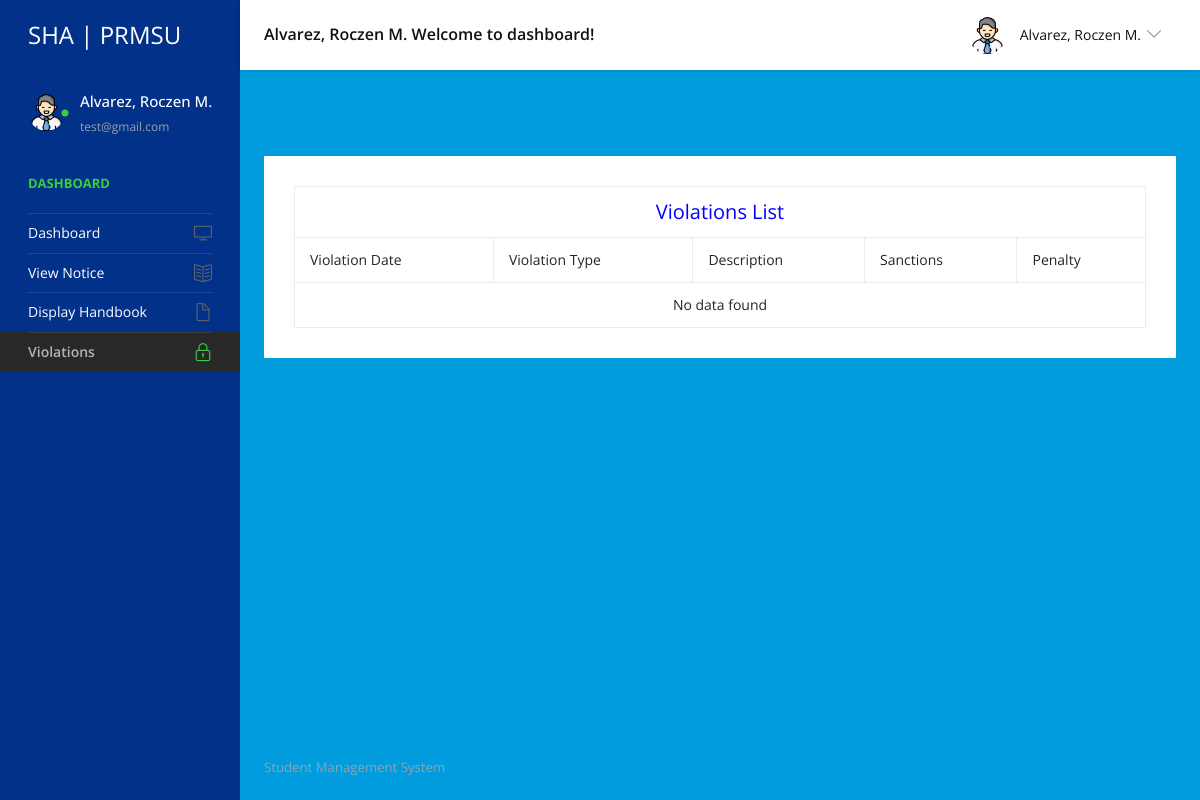
The app's page /user/violations.php (signed in), older data.
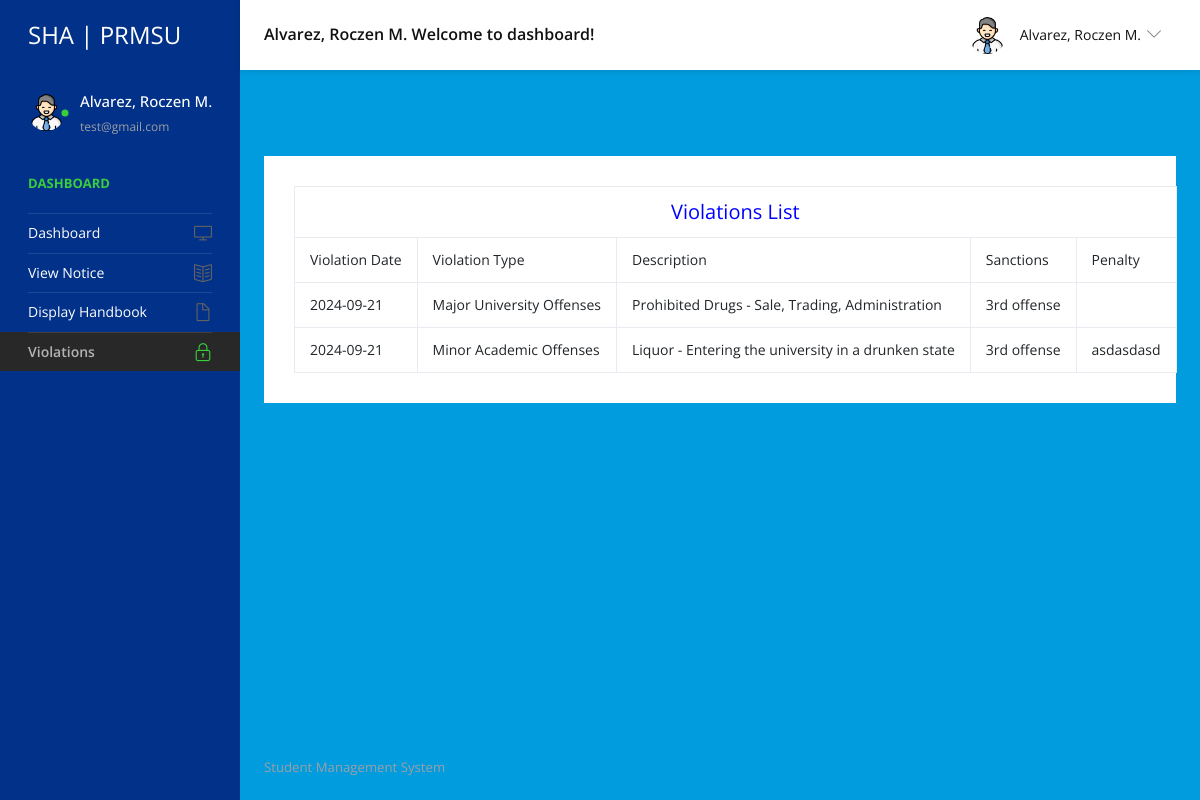
The same page, newer data.
### tables this page shows
CREATE TABLE `tblstudent` (
  `ID` int(10) NOT NULL,
  `StudentName` varchar(200) DEFAULT NULL,
  `StudentEmail` varchar(200) DEFAULT NULL,
  `StudentClass` varchar(100) DEFAULT NULL,
  `Gender` varchar(50) DEFAULT NULL,
  `DOB` date DEFAULT NULL,
  `StuID` varchar(200) DEFAULT NULL,
  `FatherName` mediumtext DEFAULT NULL,
  `MotherName` mediumtext DEFAULT NULL,
  `ContactNumber` bigint(10) DEFAULT NULL,
  `AltenateNumber` bigint(10) DEFAULT NULL,
  `Address` mediumtext DEFAULT NULL,
  `UserName` varchar(200) DEFAULT NULL,
  `Password` varchar(200) DEFAULT NULL,
  `Image` varchar(200) DEFAULT NULL,
  `DateofAdmission` timestamp NULL DEFAULT current_timestamp(),
  `verify` int(11) NOT NULL,
  `isReading` tinyint(1) NOT NULL,
  `last_seen` datetime DEFAULT current_timestamp()
);

CREATE TABLE `violations` (
  `id` int(11) NOT NULL,
  `student_id` int(11) NOT NULL,
  `violation_date` date NOT NULL,
  `violation_type` varchar(255) NOT NULL,
  `description` text DEFAULT NULL,
  `severity` int(11) NOT NULL,
  `penalty` varchar(255) DEFAULT NULL,
  `created_at` timestamp NOT NULL DEFAULT current_timestamp(),
  `updated_at` timestamp NOT NULL DEFAULT current_timestamp() ON UPDATE current_timestamp()
);

### user/violations.php (the view, shortened to what this page needs)
<?php
include('includes/dbconnection.php');
$student_id = $_SESSION['sturecmsuid'];
$query = "SELECT * FROM violations WHERE student_id = :student_id";
$stmt = $dbh->prepare($query);
$stmt->bindParam(':student_id', $student_id, PDO::PARAM_INT);
$stmt->execute();
$violations = $stmt->fetchAll(PDO::FETCH_ASSOC);
?>
<!DOCTYPE html>
<html lang="en">
<head>
  <link rel="stylesheet" href="vendors/simple-line-icons/css/simple-line-icons.css">
  <link rel="stylesheet" href="vendors/flag-icon-css/css/flag-icon.min.css">
  <link rel="stylesheet" href="vendors/css/vendor.bundle.base.css">
  <link rel="stylesheet" href="vendors/select2/select2.min.css">
  <link rel="stylesheet" href="vendors/select2-bootstrap-theme/select2-bootstrap.min.css">
  <link rel="stylesheet" href="css/style.css" />
</head>
<body>
  <div class="container-scroller">
    <?php include_once('includes/header.php'); ?>
    <div class="container-fluid page-body-wrapper">
      <?php include_once('includes/sidebar.php'); ?>
      <div class="main-panel">
        <div class="content-wrapper">
          <div class="page-header">
                        <nav aria-label="breadcrumb">
              <ol class="breadcrumb">
              </ol>
            </nav>
          </div>
          <div class="row">
            <div class="col-12 grid-margin stretch-card">
              <div class="card">
                <div class="card-body">
                  <table border="1" class="table table-bordered mg-b-0">
                    <thead>
                      <tr align="center" class="table-warning">
                        <th colspan="5" style="font-size:20px;color:blue">Violations List</th>
                      </tr>
                      <tr class="table-info">
                        <th>Violation Date</th>
                        <th>Violation Type</th>
                        <th>Description</th>
                        <th>Sanctions</th>
                        <th>Penalty</th>
                      </tr>
                    </thead>
                    <tbody>
                      <?php
                      if (count($violations) > 0) {
                        foreach ($violations as $violation) {
                          echo "<tr>
                          <td>{$violation['violation_date']}</td>
                          <td>{$violation['violation_type']}</td>
                          <td>{$violation['description']}</td>
                          <td>";
                          switch ($violation['severity']) {
                            case 3:
                              echo '3rd offense';
                              break;
                          }
                        }
                        echo " <td>{$violation['penalty']}</td>";
                      } else {
                        echo "<tr>
                                <td colspan='5' align='center'>No data found</td>
                              </tr>";
                      }
                      ?>
                    </tbody>
                  </table>
                </div>
              </div>
            </div>
          </div>
        </div>
        <?php include_once('includes/footer.php'); ?>
      </div>
    </div>
  </div>
</body>
</html>

### user/includes/header.php (shortened to what this page needs)
<nav class="navbar default-layout-navbar col-lg-12 col-12 p-0 fixed-top d-flex flex-row">
  <div class="navbar-brand-wrapper d-flex align-items-center">
    <a class="navbar-brand brand-logo" href="dashboard.php">
      <strong style="color: white;">SHA | PRMSU</strong>
    </a>
  </div>
  <?php
  $uid = $_SESSION['sturecmsuid'];
  $sql = "SELECT * from tblstudent where ID=:uid";
  $query = $dbh->prepare($sql);
  $query->bindParam(':uid', $uid, PDO::PARAM_STR);
  $query->execute();
  $results = $query->fetchAll(PDO::FETCH_OBJ);
  if ($query->rowCount() > 0) {
    foreach ($results as $row) { ?>
      <div class="navbar-menu-wrapper d-flex align-items-center flex-grow-1">
        <h5 class="mb-0 font-weight-medium d-none d-lg-flex"><?php echo ($row->StudentName); ?> Welcome to
          dashboard!</h5>
        <ul class="navbar-nav navbar-nav-right ml-auto">
          <li class="nav-item dropdown d-none d-xl-inline-flex user-dropdown">
            <a class="nav-link dropdown-toggle" id="UserDropdown" href="#" data-toggle="dropdown" aria-expanded="false">
              <img class="img-xs rounded-circle ml-2" src="../admin/images/<?php echo ($row->Image); ?>"
                alt="Profile image"> <span class="font-weight-normal"> <?php echo ($row->StudentName); ?> </span></a>
                <?php $cnt = $cnt + 1;
    }
  } ?>
      </li>
    </ul>
  </div>
</nav>

### user/includes/sidebar.php
<nav class="sidebar sidebar-offcanvas" id="sidebar">
  <ul class="nav">
    <li class="nav-item nav-profile">
      <a href="#" class="nav-link">
        <?php
        $uid = $_SESSION['sturecmsuid'];
        $sql = "SELECT * from tblstudent where ID=:uid";
        $query = $dbh->prepare($sql);
        $query->bindParam(':uid', $uid, PDO::PARAM_STR);
        $query->execute();
        $results = $query->fetchAll(PDO::FETCH_OBJ);
        $cnt = 1;
        if ($query->rowCount() > 0) {
          foreach ($results as $row) { ?>
            <div class="profile-image">
              <img class="img-xs rounded-circle" src="../admin/images/<?php echo ($row->Image); ?>" alt="profile image">
              <div class="dot-indicator bg-success"></div>
            </div>
            <div class="text-wrapper">
              <p class="profile-name"><?php echo ($row->StudentName); ?></p>
              <p class="designation"><?php echo ($row->StudentEmail); ?></p><?php $cnt = $cnt + 1;
          }
        } ?>
        </div>
      </a>
    </li>
    <li class="nav-item nav-category">
      <span class="nav-link">Dashboard</span>
    </li>
    <li class="nav-item">
      <a class="nav-link" href="dashboard.php">
        <span class="menu-title">Dashboard</span>
        <i class="icon-screen-desktop menu-icon"></i>
      </a>
    </li>
    <li class="nav-item">
      <a class="nav-link" href="view-notice.php">
        <span class="menu-title">View Notice</span>
        <i class="icon-book-open menu-icon"></i>
      </a>
    </li>
    <li class="nav-item">
      <a class="nav-link" href="handbook.php">
        <span class="menu-title">Display Handbook</span>
        <i class="icon-doc menu-icon"></i>
      </a>
    </li>
    <li class="nav-item">
      <a class="nav-link" href="violations.php">
        <span class="menu-title">Violations</span>
        <i class="icon-lock menu-icon"></i>
      </a>
    </li>
  </ul>
</nav>

### user/includes/footer.php
<footer class="footer">
           <div class="d-sm-flex justify-content-center justify-content-sm-between">
             <span class="text-muted d-block text-center text-sm-left d-sm-inline-block" style="color: blue;">Student  Management System</span>
           </div>
         </footer>

Row changes from the older to the newer data that the page shows:
added violations: violation_date "2024-09-21", violation_type "Major University Offenses", description "Prohibited Drugs - Sale, Trading, Administration", severity "3rd offense"
added violations: violation_date "2024-09-21", violation_type "Minor Academic Offenses", description "Liquor - Entering the university in a drunken state", severity "3rd offense", penalty "asdasdasd"
Text that changed along with them:
text no longer shown: "No data found"
